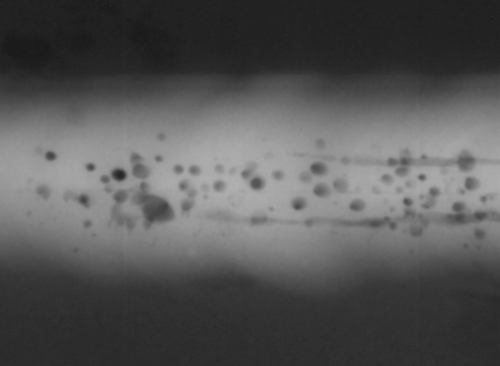
%> input picture images/weld.png, 500 x 366 px
$ octave --eval "result = Xsegbimodal(imread('../images/weld.png'));"   (GNU Octave 9; MATLAB toolbox functions it lacks are replaced by stand-ins)
%> lines starting %> are read from the running program, lines starting %| are printed output that depends on the picture; in (x1, y1, x2, y2) boxes, pixels count from 0 and x2, y2 are one past the last pixel; in counts of white or black regions, pixels touching at a corner belong together; the program's own positions count from 1
% R = Xsegbimodal(I,p)
%
% Toolbox Balu: Xvis
%
%    Segmentation based on Otsu's method with filling holes. It is assumed
%    that the foreground is brighter than the background.
%
%    Input data:
%       I grayvalue image.
%       p: offset of threshold (default: p=-0.05) with p between -1 and 1.
%          a positive value is used to dilate the segmentation, the negative
%          to erode.
%
%    Output:
%       R: segmented binary image.
%       E: edge image of R.
%
%    Example: Training & Test together:
%       X = imread('weld.png');
%       figure(1)
%       imshow(X); title('original image')
%       R = Xsegbimodal(I);
%       figure(2)
%       imshow(R); title('segmented weld')
%

function [R,E,J] = Xsegbimodal(I,p)

if ~exist('p','var')
    p = -0.1;
end
if isempty(p)
    p = -0.1;
end

Id = double(I);
Imax = max(Id(:));
%> Imax = 178
Imin = min(Id(:));
%> Imin = 18
J = (Id-Imin)/(Imax-Imin);
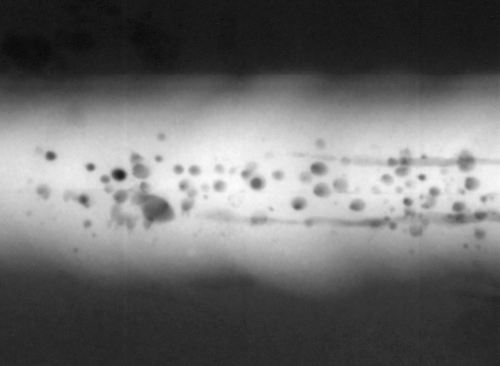
%> J: size 366x500 double; min 0, max 1, mean 0.427
ni = fix(size(J,1)/4);
%> ni = 91
nj = fix(size(J,2)/4);
%> nj = 125

if (mean(mean(J(1:ni,1:nj))) > 0.3)
    J = 1 - J;
end

t = graythresh(J);
%> t = 0.465

Ro = J>(t+p);
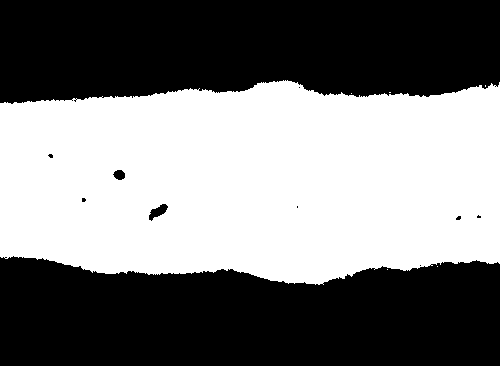
%> Ro: size 366x500 logical; 48.2% white; 6 white regions (5 under 20 px), largest, box (x1, y1, x2, y2) and area: (0, 80, 500, 285) 88172
A = bwareaopen(Ro,fix(length(Ro(:))/100));
%> A: size 366x500 logical; 48.2% white; 1 white region, box (x1, y1, x2, y2) and area: (0, 80, 500, 285) 88172
C = imclose(double(A),strel('disk',7));
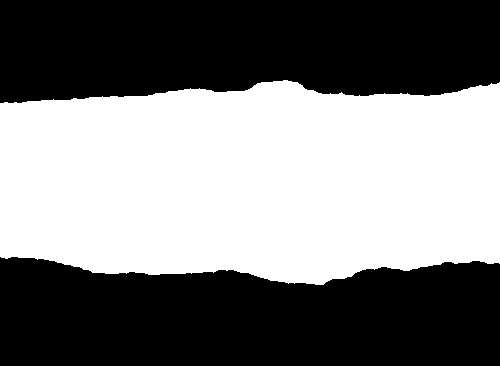
%> C: size 366x500 double; values 0 (black) and 1 (white), 48.5% white; 1 white region, box (x1, y1, x2, y2) and area: (0, 80, 500, 285) 88809
R = bwfill(C,'holes',8);
E = bwperim(R,4);
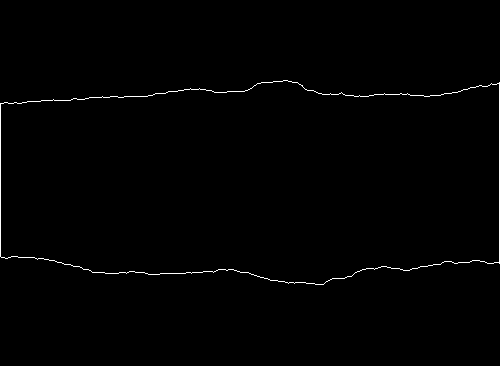
%> E: size 366x500 logical; 0.73% white in thin lines or dots, all inside (x1, y1, x2, y2) = (0, 80, 500, 285)

$ run again, on images/fruit.png
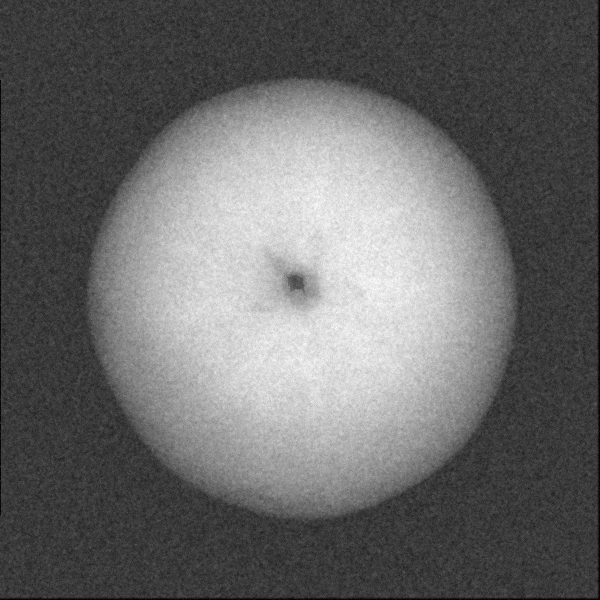
%> input picture images/fruit.png, 600 x 600 px
%> Imax = 255
%> Imin = 0
%> t = 0.482
%> in Xsegbimodal, `Ro = J>(t+p);`:
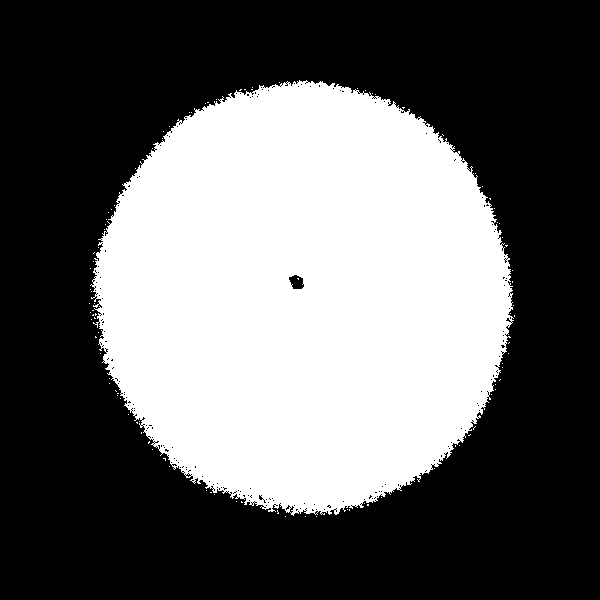
%> Ro: size 600x600 logical; 38.8% white; 100 white regions (99 under 20 px), largest, box (x1, y1, x2, y2) and area: (90, 80, 514, 516) 139449
%> A: size 600x600 logical; 38.7% white; 1 white region, box (x1, y1, x2, y2) and area: (90, 80, 514, 516) 139449
%> C: size 600x600 double; values 0 (black) and 1 (white), 39.4% white; 1 white region, box (x1, y1, x2, y2) and area: (90, 80, 514, 516) 141873
%> in Xsegbimodal, `E = bwperim(R,4);`:
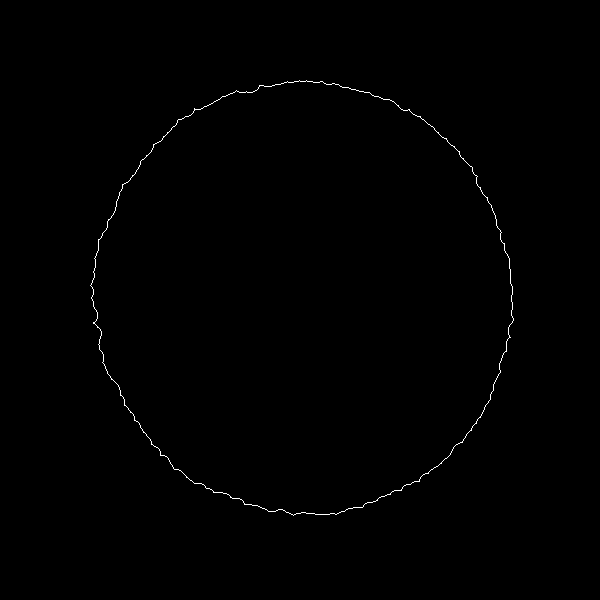
%> E: size 600x600 logical; 0.36% white in thin lines or dots, all inside (x1, y1, x2, y2) = (90, 80, 514, 516)
